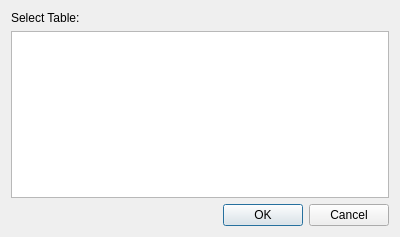
<?xml version="1.0" encoding="UTF-8"?>
<ui version="4.0">
 <class>SelectObjectDialog</class>
 <widget class="QDialog" name="SelectObjectDialog">
  <property name="geometry">
   <rect>
    <x>0</x>
    <y>0</y>
    <width>400</width>
    <height>237</height>
   </rect>
  </property>
  <property name="windowTitle">
   <string>Select Object</string>
  </property>
  <layout class="QVBoxLayout" name="verticalLayout">
   <item>
    <widget class="QLabel" name="label">
     <property name="text">
      <string>Select Table:</string>
     </property>
    </widget>
   </item>
   <item>
    <widget class="QListWidget" name="listWidget"/>
   </item>
   <item>
    <spacer name="verticalSpacer">
     <property name="orientation">
      <enum>Qt::Vertical</enum>
     </property>
     <property name="sizeHint" stdset="0">
      <size>
       <width>20</width>
       <height>1</height>
      </size>
     </property>
    </spacer>
   </item>
   <item>
    <widget class="QDialogButtonBox" name="buttonBox">
     <property name="orientation">
      <enum>Qt::Horizontal</enum>
     </property>
     <property name="standardButtons">
      <set>QDialogButtonBox::Cancel|QDialogButtonBox::Ok</set>
     </property>
    </widget>
   </item>
  </layout>
 </widget>
 <resources/>
 <connections>
  <connection>
   <sender>buttonBox</sender>
   <signal>accepted()</signal>
   <receiver>SelectObjectDialog</receiver>
   <slot>accept()</slot>
   <hints>
    <hint type="sourcelabel">
     <x>248</x>
     <y>254</y>
    </hint>
    <hint type="destinationlabel">
     <x>157</x>
     <y>274</y>
    </hint>
   </hints>
  </connection>
  <connection>
   <sender>buttonBox</sender>
   <signal>rejected()</signal>
   <receiver>SelectObjectDialog</receiver>
   <slot>reject()</slot>
   <hints>
    <hint type="sourcelabel">
     <x>316</x>
     <y>260</y>
    </hint>
    <hint type="destinationlabel">
     <x>286</x>
     <y>274</y>
    </hint>
   </hints>
  </connection>
 </connections>
</ui>
